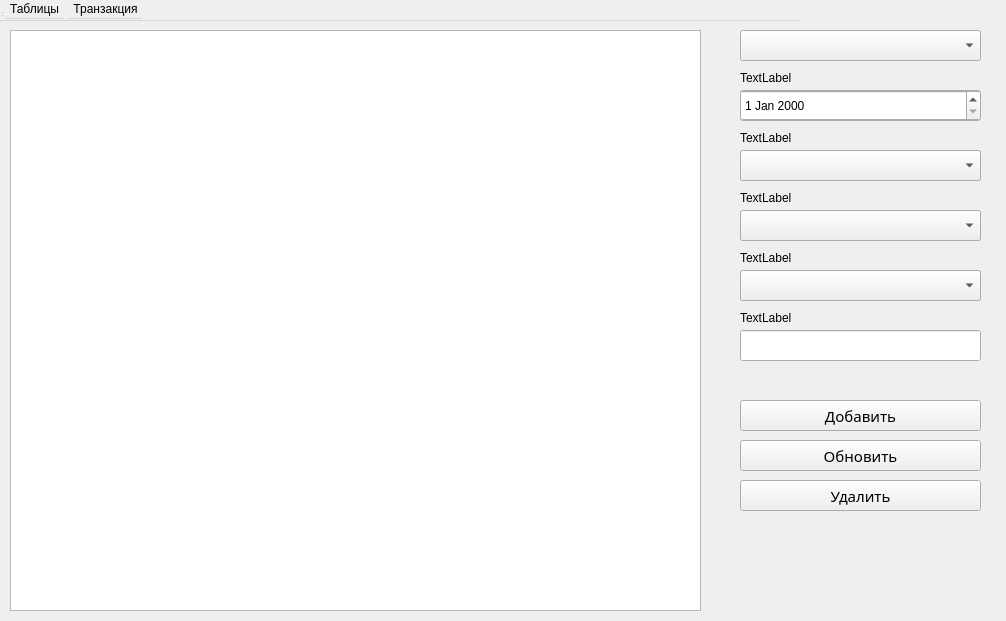
<?xml version="1.0" encoding="UTF-8"?>
<ui version="4.0">
 <class>ViewWindow</class>
 <widget class="QWidget" name="ViewWindow">
  <property name="geometry">
   <rect>
    <x>0</x>
    <y>0</y>
    <width>1006</width>
    <height>621</height>
   </rect>
  </property>
  <property name="windowTitle">
   <string>Form</string>
  </property>
  <widget class="QWidget" name="centralwidget" native="true">
   <property name="geometry">
    <rect>
     <x>0</x>
     <y>0</y>
     <width>100</width>
     <height>30</height>
    </rect>
   </property>
  </widget>
  <widget class="QMenuBar" name="menubar">
   <property name="geometry">
    <rect>
     <x>0</x>
     <y>0</y>
     <width>800</width>
     <height>21</height>
    </rect>
   </property>
   <widget class="QMenu" name="menu">
    <property name="title">
     <string>Таблицы</string>
    </property>
    <addaction name="actionPlayers"/>
    <addaction name="actionTeams"/>
    <addaction name="actionMatches"/>
    <addaction name="actionGoals"/>
   </widget>
   <widget class="QMenu" name="menu_2">
    <property name="title">
     <string>Транзакция</string>
    </property>
    <addaction name="actiontransfer"/>
   </widget>
   <addaction name="menu"/>
   <addaction name="menu_2"/>
  </widget>
  <widget class="QStatusBar" name="statusbar">
   <property name="geometry">
    <rect>
     <x>0</x>
     <y>0</y>
     <width>3</width>
     <height>18</height>
    </rect>
   </property>
  </widget>
  <widget class="QTableView" name="tableView">
   <property name="geometry">
    <rect>
     <x>10</x>
     <y>30</y>
     <width>691</width>
     <height>581</height>
    </rect>
   </property>
  </widget>
  <widget class="QComboBox" name="comboBoxTeams">
   <property name="geometry">
    <rect>
     <x>740</x>
     <y>30</y>
     <width>241</width>
     <height>31</height>
    </rect>
   </property>
  </widget>
  <widget class="QLineEdit" name="lineEdit">
   <property name="geometry">
    <rect>
     <x>740</x>
     <y>90</y>
     <width>241</width>
     <height>31</height>
    </rect>
   </property>
  </widget>
  <widget class="QLineEdit" name="lineEdit_2">
   <property name="geometry">
    <rect>
     <x>740</x>
     <y>150</y>
     <width>241</width>
     <height>31</height>
    </rect>
   </property>
  </widget>
  <widget class="QLineEdit" name="lineEdit_3">
   <property name="geometry">
    <rect>
     <x>740</x>
     <y>210</y>
     <width>241</width>
     <height>31</height>
    </rect>
   </property>
  </widget>
  <widget class="QLineEdit" name="lineEdit_4">
   <property name="geometry">
    <rect>
     <x>740</x>
     <y>270</y>
     <width>241</width>
     <height>31</height>
    </rect>
   </property>
  </widget>
  <widget class="QComboBox" name="comboBox_4">
   <property name="geometry">
    <rect>
     <x>740</x>
     <y>270</y>
     <width>241</width>
     <height>31</height>
    </rect>
   </property>
  </widget>
  <widget class="QComboBox" name="comboBox_2">
   <property name="geometry">
    <rect>
     <x>740</x>
     <y>150</y>
     <width>241</width>
     <height>31</height>
    </rect>
   </property>
  </widget>
  <widget class="QComboBox" name="comboBox_3">
   <property name="geometry">
    <rect>
     <x>740</x>
     <y>210</y>
     <width>241</width>
     <height>31</height>
    </rect>
   </property>
  </widget>
  <widget class="QDateEdit" name="dateEdit">
   <property name="geometry">
    <rect>
     <x>740</x>
     <y>90</y>
     <width>241</width>
     <height>31</height>
    </rect>
   </property>
  </widget>
  <widget class="QPushButton" name="pushButton_add">
   <property name="geometry">
    <rect>
     <x>740</x>
     <y>400</y>
     <width>241</width>
     <height>31</height>
    </rect>
   </property>
   <property name="font">
    <font>
     <family>Permanent Marker</family>
     <pointsize>11</pointsize>
    </font>
   </property>
   <property name="text">
    <string>Добавить</string>
   </property>
  </widget>
  <widget class="QPushButton" name="pushButton_delete">
   <property name="geometry">
    <rect>
     <x>740</x>
     <y>480</y>
     <width>241</width>
     <height>31</height>
    </rect>
   </property>
   <property name="font">
    <font>
     <family>Permanent Marker</family>
     <pointsize>11</pointsize>
    </font>
   </property>
   <property name="text">
    <string>Удалить</string>
   </property>
  </widget>
  <widget class="QLineEdit" name="lineEdit_5">
   <property name="geometry">
    <rect>
     <x>740</x>
     <y>330</y>
     <width>241</width>
     <height>31</height>
    </rect>
   </property>
  </widget>
  <widget class="QPushButton" name="pushButton_update">
   <property name="geometry">
    <rect>
     <x>740</x>
     <y>440</y>
     <width>241</width>
     <height>31</height>
    </rect>
   </property>
   <property name="font">
    <font>
     <family>Permanent Marker</family>
     <pointsize>11</pointsize>
    </font>
   </property>
   <property name="text">
    <string>Обновить</string>
   </property>
  </widget>
  <widget class="QLabel" name="label">
   <property name="geometry">
    <rect>
     <x>740</x>
     <y>70</y>
     <width>231</width>
     <height>16</height>
    </rect>
   </property>
   <property name="text">
    <string>TextLabel</string>
   </property>
  </widget>
  <widget class="QLabel" name="label_2">
   <property name="geometry">
    <rect>
     <x>740</x>
     <y>130</y>
     <width>231</width>
     <height>16</height>
    </rect>
   </property>
   <property name="text">
    <string>TextLabel</string>
   </property>
  </widget>
  <widget class="QLabel" name="label_3">
   <property name="geometry">
    <rect>
     <x>740</x>
     <y>190</y>
     <width>231</width>
     <height>16</height>
    </rect>
   </property>
   <property name="text">
    <string>TextLabel</string>
   </property>
  </widget>
  <widget class="QLabel" name="label_4">
   <property name="geometry">
    <rect>
     <x>740</x>
     <y>250</y>
     <width>231</width>
     <height>16</height>
    </rect>
   </property>
   <property name="text">
    <string>TextLabel</string>
   </property>
  </widget>
  <widget class="QLabel" name="label_5">
   <property name="geometry">
    <rect>
     <x>740</x>
     <y>310</y>
     <width>231</width>
     <height>16</height>
    </rect>
   </property>
   <property name="text">
    <string>TextLabel</string>
   </property>
  </widget>
  <action name="actionPlayers">
   <property name="text">
    <string>Players</string>
   </property>
  </action>
  <action name="actionTeams">
   <property name="text">
    <string>Teams</string>
   </property>
  </action>
  <action name="actionMatches">
   <property name="text">
    <string>Matches</string>
   </property>
  </action>
  <action name="actionGoals">
   <property name="text">
    <string>Goals</string>
   </property>
  </action>
  <action name="actiontransfer">
   <property name="text">
    <string>Перевод денег</string>
   </property>
  </action>
 </widget>
 <resources/>
 <connections/>
</ui>
